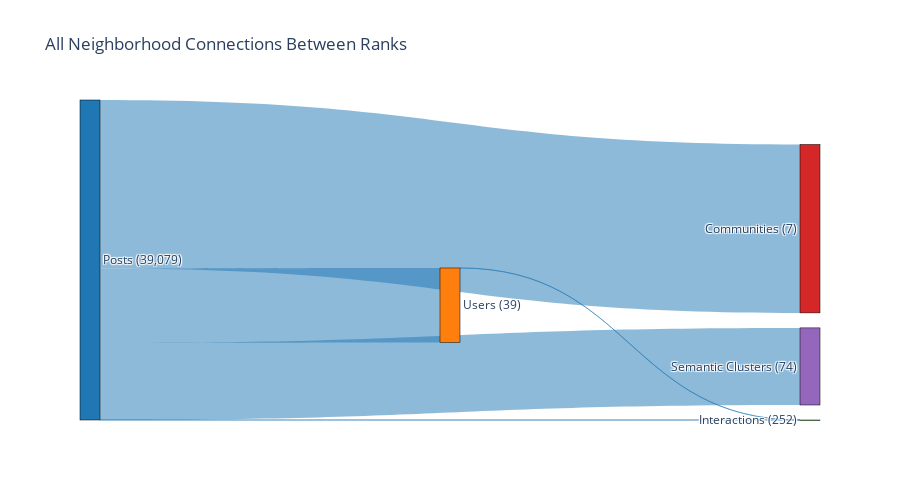

The notebook cell this image was saved under:
### Code cell
# Combined Sankey showing all neighborhood connections
def create_combined_sankey(stats_df, shape):
    """Create a combined Sankey showing all neighborhood connections between ranks."""
    
    # Aggregate edges between rank pairs
    rank_connections = {}
    
    for _, row in stats_df.iterrows():
        src = row['src_rank']
        tgt = row['via_rank']
        ntype = row['type']
        edges = row['num_edges']
        
        key = (src, tgt, ntype)
        if key not in rank_connections:
            rank_connections[key] = 0
        rank_connections[key] += edges
    
    # Create nodes for each rank
    labels = [f"{RANK_LABELS.get(r, f'Rank {r}')}\n({shape[r]:,})" for r in range(len(shape))]
    node_colors = [RANK_COLORS.get(r, '#888888') for r in range(len(shape))]
    
    # Create links
    sources = []
    targets = []
    values = []
    link_colors = []
    link_labels = []
    
    # Color scheme for different neighborhood types
    type_colors = {
        'up_adjacency': 'rgba(31, 119, 180, 0.5)',
        'down_adjacency': 'rgba(255, 127, 14, 0.5)',
        'up_incidence': 'rgba(44, 160, 44, 0.5)',
        'down_incidence': 'rgba(214, 39, 40, 0.5)'
    }
    
    for (src, tgt, ntype), edges in rank_connections.items():
        sources.append(src)
        targets.append(tgt)
        values.append(edges)
        link_colors.append(type_colors.get(ntype, 'rgba(128, 128, 128, 0.5)'))
        link_labels.append(f"{ntype}: {edges:,} edges")
    
    fig = go.Figure(data=[go.Sankey(
        node=dict(
            pad=15,
            thickness=20,
            line=dict(color="black", width=0.5),
            label=labels,
            color=node_colors
        ),
        link=dict(
            source=sources,
            target=targets,
            value=values,
            color=link_colors,
            label=link_labels
        )
    )])
    
    fig.update_layout(
        title_text='All Neighborhood Connections Between Ranks',
        font_size=12,
        height=500,
        width=900
    )
    
    return fig

fig = create_combined_sankey(stats_df, shape)
fig.show()

### Figure 1 — Plotly figure (JSON) as saved in the notebook; plotly's stock layout.template omitted (floating-point values rounded to 4 significant figures)
{"data": [{"link": {"color": ["rgba(31, 119, 180, 0.5)", "rgba(31, 119, 180, 0.5)", "rgba(31, 119, 180, 0.5)", "rgba(31, 119, 180, 0.5)", "rgba(31, 119, 180, 0.5)"], "label": ["up_adjacency: 257,005,682 edges", "up_adjacency: 1,208 edges", "up_adjacency: 581,230,654 edges", "up_adjacency: 266,138,470 edges", "up_adjacency: 292 edges"], "source": [0, 0, 0, 0, 1], "target": [1, 2, 3, 4, 2], "value": [257005682, 1208, 581230654, 266138470, 292]}, "node": {"color": ["#1f77b4", "#ff7f0e", "#2ca02c", "#d62728", "#9467bd"], "label": ["Posts\n(39,079)", "Users\n(39)", "Interactions\n(252)", "Communities\n(7)", "Semantic Clusters\n(74)"], "line": {"color": "black", "width": 0.5}, "pad": 15, "thickness": 20}, "type": "sankey"}], "layout": {"font": {"size": 12}, "height": 500, "title": {"text": "All Neighborhood Connections Between Ranks"}, "width": 900}}
